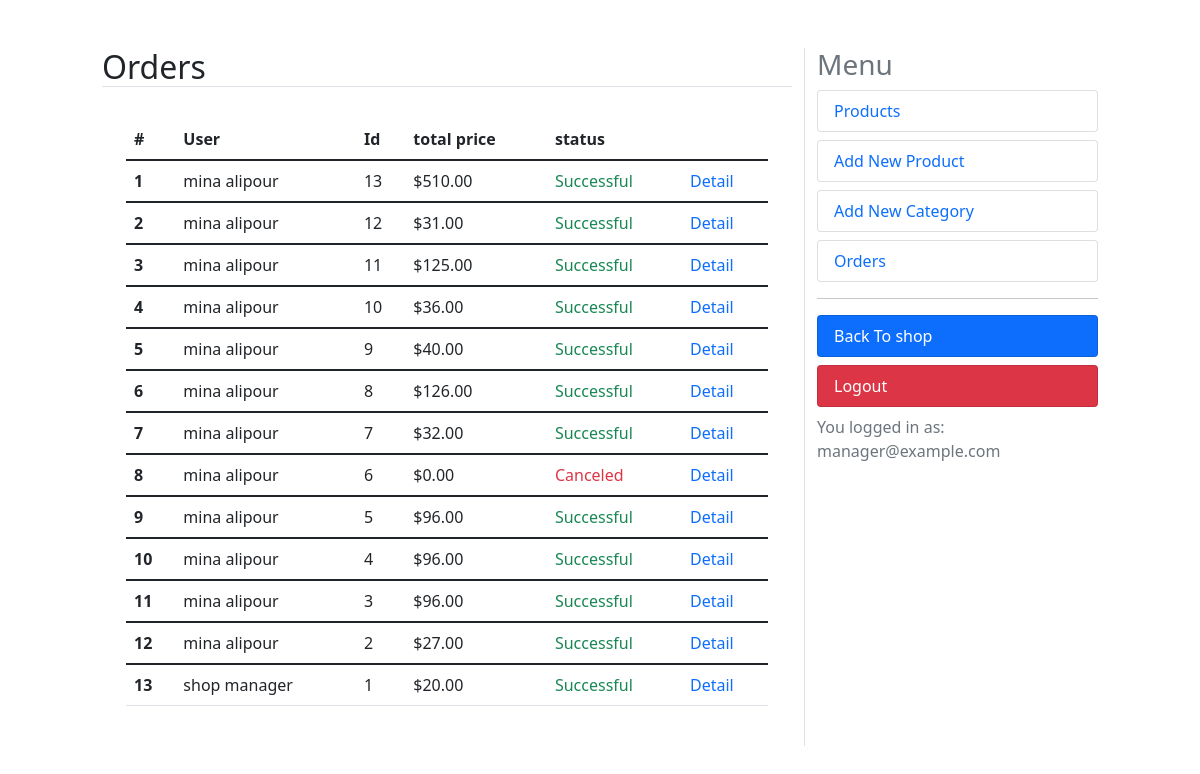
Page /dashboard/orders (signed in) on the earlier database version.
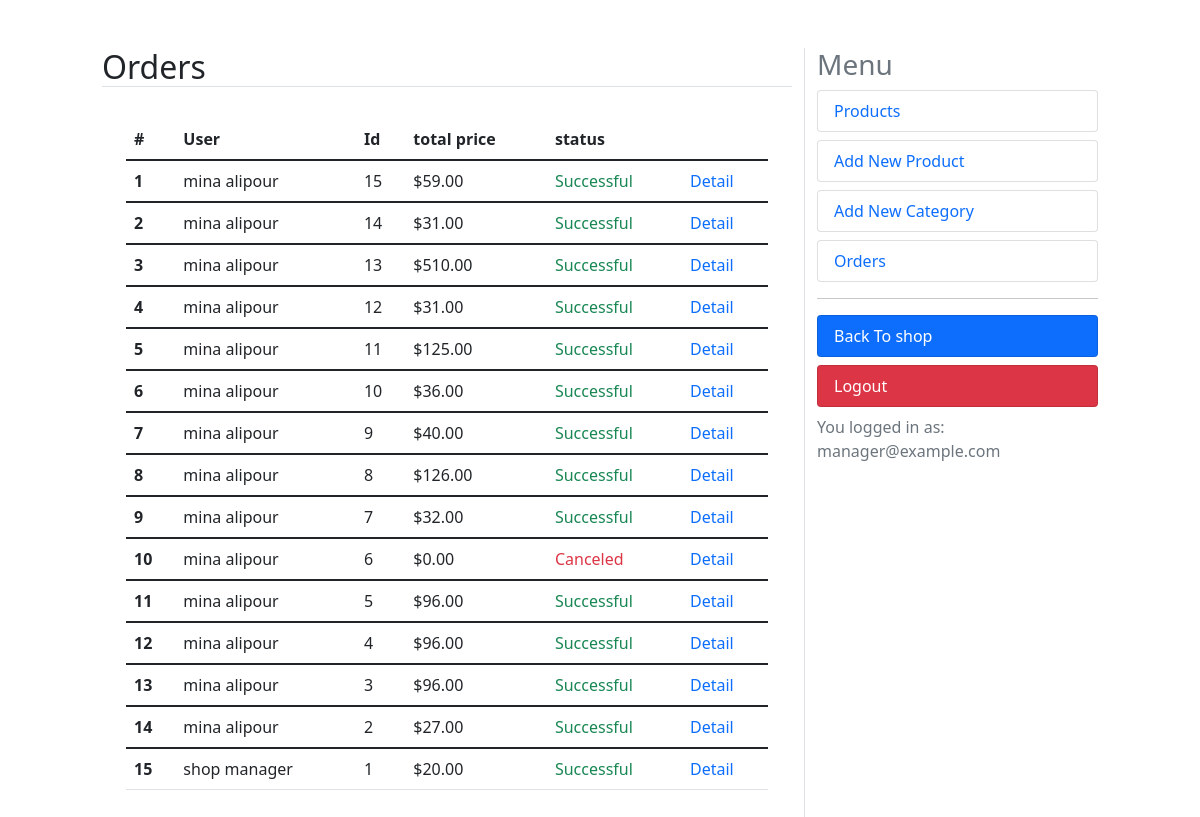
Same page on the later database version.
### orders/models.py (models this page shows, shortened)
class Order(models.Model):
    user = models.ForeignKey(User, on_delete=models.CASCADE, related_name='orders')
    created = models.DateTimeField(auto_now_add=True)
    updated = models.DateTimeField(auto_now=True)
    status = models.BooleanField(default=False)
    shipping_price = models.DecimalField(max_digits=10, decimal_places=2, default=0)
    class Meta:
        ordering = ('-created',)
    @property
    def get_total_price(self):
        total_product_price = sum(item.get_cost() for item in self.items.all())
        return total_product_price + self.shipping_price

class OrderItem(models.Model):
    order = models.ForeignKey(Order, on_delete=models.CASCADE, related_name='items')
    product = models.ForeignKey(Product, on_delete=models.CASCADE, related_name='order_items')
    price = models.IntegerField()
    quantity = models.SmallIntegerField(default=1)
    def get_cost(self):
        return self.price * self.quantity

### accounts/models.py (models this page shows, shortened)
class User(AbstractBaseUser):
    email = models.EmailField(verbose_name='email address', max_length=255, unique=True)
    full_name = models.CharField(max_length=100)
    is_active = models.BooleanField(default=True)
    is_admin = models.BooleanField(default=False)
    is_manager = models.BooleanField(default=False)  # New field for manager role
    likes = models.ManyToManyField(Product, blank=True, related_name='likes')  # Assuming Product model exists
    objects = UserManager()
    USERNAME_FIELD = 'email'
    REQUIRED_FIELDS = ['full_name']

### dashboard/views.py (the view)
# urls.py: path('orders', views.orders, name='orders'),
@user_passes_test(is_manager)
@login_required
def orders(request):
    orders = Order.objects.all()
    context = {'title':'Orders', 'orders':orders}
    return render(request, 'orders.html', context)

### cart/utils/cart.py (called while the page is built)
    def __iter__(self):
        product_ids = self.cart.keys()
        products = Product.objects.filter(id__in=product_ids)
        cart = self.cart.copy()
        for product in products:
            cart[str(product.id)]['product'] = product
        for item in cart.values():
            item['total_price'] = int(item['price']) * int(item['quantity'])
            yield item

    def add_cart_session(self):
        cart = self.session.get(CART_SESSION_ID)
        if not cart:
            cart = self.session[CART_SESSION_ID] = {}
        return cart

### dashboard/views.py (called while the page is built)
def is_manager(user):
    try:
        if not user.is_manager:
            raise Http404
        return True
    except:
        raise Http404

### sparkle/context_processors.py (called while the page is built)
def return_cart(request):
    cart = len(list(Cart(request)))
    return {'cart_count': cart}

def return_categories(request):
    categories = Category.objects.all()
    return {'categories': categories}

### dashboard/templates/orders.html
{% extends "dashboard.html" %}
{% block content %}
<table class="table">
    <thead class="thead-dark">
      <tr>
        <th scope="col">#</th>
        <th scope="col">User</th>
        <th scope="col">Id</th>
        <th scope="col">total price</th>
        <th scope="col">status</th>
        <th scope="col"></th>
      </tr>
    </thead>
    {% for order in orders %}
    <tbody>
      <tr>
        <th scope="row">{{ forloop.counter }}</th>
        <td>{{ order.user.full_name }}</td>
        <td>{{ order.id }}</td>
        <td>${{ order.get_total_price }}</td>
        {% if order.status %}
            <td class="text-success">Successful</td>
        {% else %}
            <td class="text-danger">Canceled</td>
        {% endif %}
        <td><a href="{% url 'dashboard:order_detail' order.id %}" class="text-primary text-decoration-none">Detail</a></td>
      </tr>
    </tbody>
    {% endfor %}
  </table>
{% endblock %}

### dashboard/templates/dashboard.html (shortened to what this page needs)
<!DOCTYPE html>
<html lang="en">
<head>
    <link href="https://cdn.jsdelivr.net/npm/bootstrap@5.1.3/dist/css/bootstrap.min.css" rel="stylesheet">
</head>
<body>
    <div class="row mt-5">
        <div class="col-md-1"></div>
        <div class="col-md-7">
            <h2 class="border-bottom text-capitalize">{{ title }}</h2>
            <div class="p-4">
                {% block content %}{% endblock %}
            </div>
        </div>
        <div class="col-md-3 border-start">
            <h3 class="text-muted">Menu</h3>
            <a class="text-decoration-none" href="{% url 'dashboard:products' %}">
                <li class="rounded list-group-item  text-primary">Products</li>
            </a>
            <a class="text-decoration-none" href="{% url 'dashboard:add_product' %}">
                <li class="rounded list-group-item mt-2 text-primary">Add New Product</li>
            </a>
            <a class="text-decoration-none" href="{% url 'dashboard:add_category' %}">
                <li class="rounded list-group-item mt-2  text-primary">Add New Category</li>
            </a>
            <a class="text-decoration-none" href="{% url 'dashboard:orders' %}">
                <li class="rounded list-group-item mt-2  text-primary">Orders</li>
            </a>
            <hr>
            <a class="text-decoration-none" href="{% url 'shop:home_page' %}">
                <li class="rounded list-group-item bg-primary mt-2  text-white">Back To shop</li>
            </a>
            <a class="text-decoration-none" href="{% url 'accounts:user_logout' %}">
                <li class="rounded list-group-item bg-danger mt-2  text-white">Logout</li>
            </a>
            <div class="text-muted mt-2">You logged in as: {{ request.user.email }}</div>
        </div>
        <div class="col-md-1 "></div>
    </div>
</body>
</html>

Differences in the rows shown:
added Order: user.full_name "mina alipour", id "15", get_total_price "59.00", status "Successful"
added Order: user.full_name "mina alipour", id "14", get_total_price "31.00", status "Successful"
